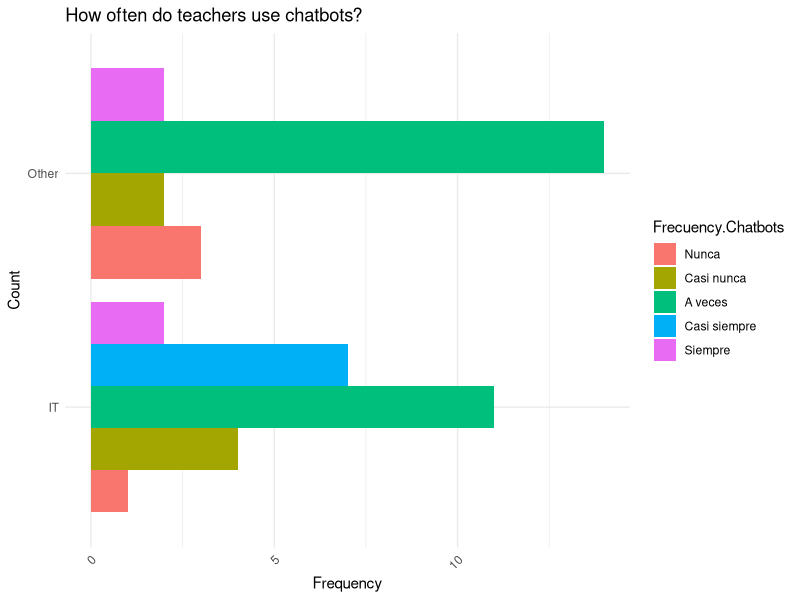

Reproduce this figure in R.
## ---- chunk 1
library(ggplot2)
library(dplyr)
library(tidyr)

frecuencias_data <- read.csv("../data/chatbots-fecuencia-uso-chatbots-docentes.csv", header = TRUE, na.strings="", sep = ";")

frecuencias_data$Discipline <- recode( frecuencias_data$Disciplina,
                                      "FFL" = "Other",
                                      "TIC" = "IT",
                                      "Otras" = "Other"
                                      )
frecuencias_data$Frecuency.Chatbots <- factor(frecuencias_data$Frecuency.Chatbots,
                                       levels = c("Nunca","Casi nunca","A veces","Casi siempre","Siempre")
                                       )
ggplot(frecuencias_data, aes(fill=Frecuency.Chatbots, y=Discipline)) +
  geom_bar( position="dodge") +
  labs(title="How often do teachers use chatbots?", x="Frequency", y="Count") +
  theme_minimal() +
  theme(axis.text.x = element_text(angle = 45, hjust = 1))
## ---- chunk 2
library(knitr)
library(kableExtra)

resultados_uso <- frecuencias_data %>%
  group_by(Discipline,Frecuency.Chatbots) %>%
  summarise( Count = n() ) %>%
  mutate( Percentage = Count / sum(Count) ) 

resultados_uso$Count <- NULL
resultados_uso$Frecuency.Chatbots <- factor(resultados_uso$Frecuency.Chatbots,
                                       levels = c("Nunca","Casi nunca","A veces","Casi siempre","Siempre")
                                       )

options(knitr.kable.NA = 0)
resultados_uso %>%
  pivot_wider(names_from = Frecuency.Chatbots, values_from = Percentage, id_cols = Discipline) %>%
  kable( digits=3,
         col.names = c("Discipline", "Never", "Almost never","Sometimes","Almost always","Always"),
         caption = "How often I have used chatbots",
  ) %>%
  kable_styling( full_width = FALSE )
